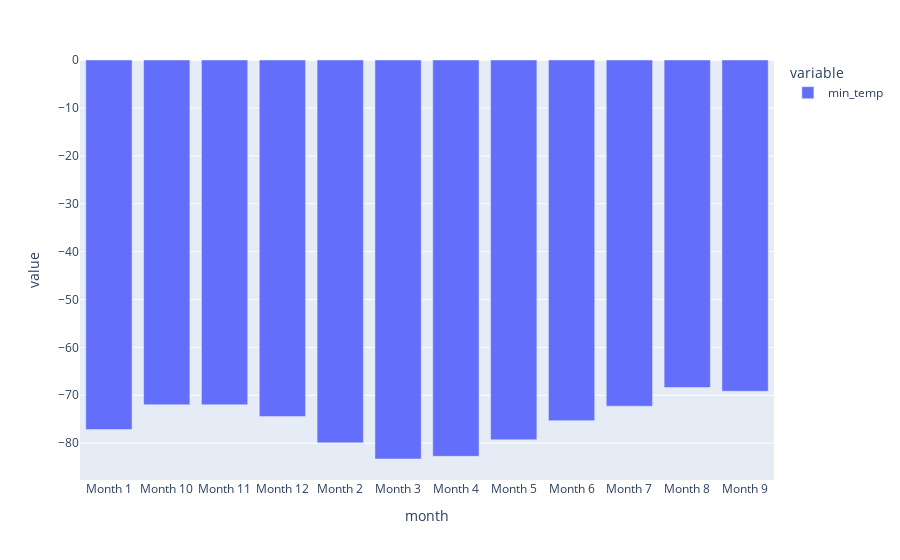

Here is the notebook cell this chart was saved with:
### Code cell
# Plot a bar chart of the average min_temp by month
pl.bar(df.groupby('month').agg({'min_temp':'mean'}))

### Figure 1 — Plotly figure (JSON) as saved in the notebook; plotly's stock layout.template omitted (floating-point values rounded to 4 significant figures)
{"data": [{"alignmentgroup": "True", "hovertemplate": "variable=min_temp<br>month=%{x}<br>value=%{y}<extra></extra>", "legendgroup": "min_temp", "marker": {"color": "#636efa", "pattern": {"shape": ""}}, "name": "min_temp", "offsetgroup": "min_temp", "orientation": "v", "showlegend": true, "textposition": "auto", "type": "bar", "x": ["Month 1", "Month 10", "Month 11", "Month 12", "Month 2", "Month 3", "Month 4", "Month 5", "Month 6", "Month 7", "Month 8", "Month 9"], "xaxis": "x", "y": [-77.16, -71.98, -71.99, -74.45, -79.93, -83.31, -82.75, -79.31, -75.3, -72.28, -68.38, -69.17], "yaxis": "y"}], "layout": {"autosize": true, "barmode": "relative", "legend": {"title": {"text": "variable"}, "tracegroupgap": 0}, "margin": {"t": 60}, "xaxis": {"anchor": "y", "autorange": true, "domain": [0, 1], "range": [-0.5, 11.5], "title": {"text": "month"}, "type": "category"}, "yaxis": {"anchor": "x", "autorange": true, "domain": [0, 1], "range": [-87.69, 0], "title": {"text": "value"}, "type": "linear"}}}
